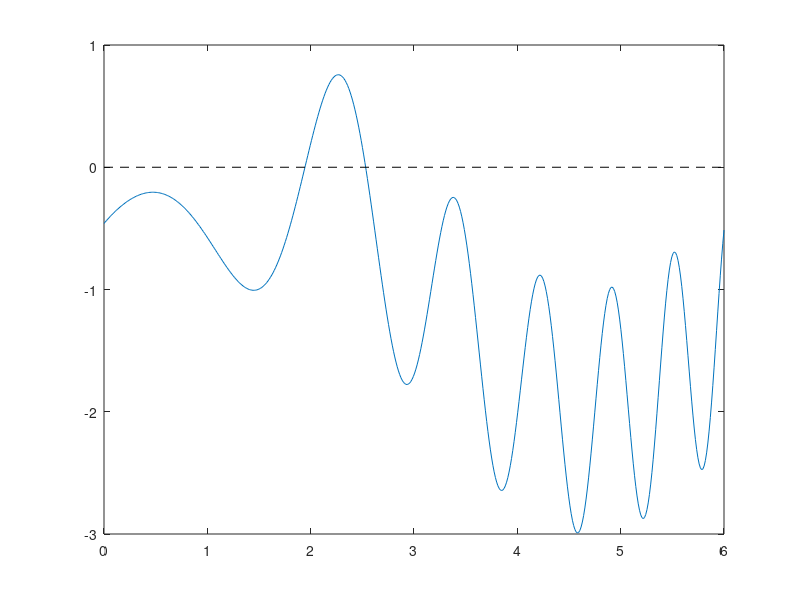

Recreate this plot in MATLAB. (Note: this script raises an error after producing the figure.)
#Guia 4  Ejercicio 3
#--------------------
##Calcular todas las races positivas de funcion f(x) = sen(x)+ cos(1+x^2)−1 que son menores que 5, con 10 digitos correctos.
##Para ello utilice los metodos de biseccion, Newton y secante.
##¿Cuantas iteraciones fueron necesarias en cada caso? ¿Que método le parece mas conveniente y por qué?
##Piense en algunas ventajas y desventajas de los mismos.
#--------------------

f=@(x) sin(x)+ cos(1+x.^2)-1;
x=linspace(0,6,500);
plot(x,f(x))
hold on
plot([min(x), max(x)], [0, 0], 'k--')
#Gráficamente vemos que hay 2 raíces en el intervalo [0, 5]

#BISECCIÓN
[p1,it1,r1,t1] = Biseccion_Lucas(f, 1.85, 2, 10000, 1e-10);
[p2,it2,r2,t2] = Biseccion_Lucas(f, 2.45, 2.6, 10000, 1e-10);
disp('Resolucion por metodo de biseccion');
disp('raiz 1:');
disp(p1);
disp('raiz 2:');
disp(p2);
disp('cantidad de iteraciones necesarias:');
disp(it1);
disp(it2);

#NEWTON
df=@(x) cos(x) -sin(1+x.^2).*2.*x;
[x1,rh1,it1,t1] = NewtonRaphson(f,df,1.9, 10000,1e-10);
[x2,rh2,it2,t2] = NewtonRaphson(f,df,2.53, 10000,1e-10);
disp('Resolucion por metodo de newton raphson');
disp('raiz 1:');
disp(x1);
disp('raiz 2:');
disp(x2);
disp('cantidad de iteraciones necesarias:');
disp(it1);
disp(it2);

#SECANTE
[x1, rh1, it1, t1] = Secante(f, 1.85, 2, 10000, 1e-10);
[x1, rh1, it1, t1] = Secante(f, 2.45, 2.6, 10000, 1e-10);
disp('Resolucion por metodo de secante');
disp('raiz 1:');
disp(x1);
disp('raiz 2:');
disp(x2);
disp('cantidad de iteraciones necesarias:');
disp(it1);
disp(it2);
